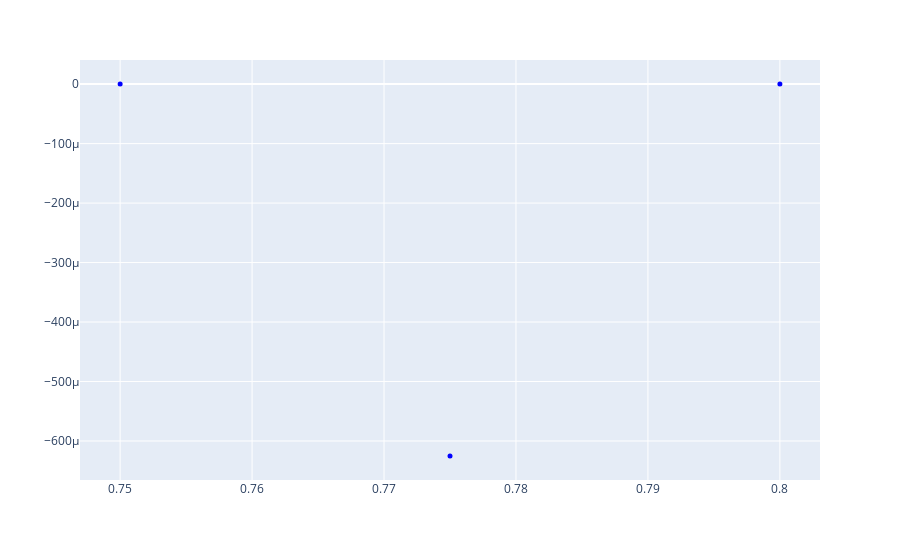

Source (notebook cell):
### Markdown cell above
Для определения минимума и максимума на отрезке $[i; i + 1]$ необходимо рассмотреть значения функции $\omega_2(x)$ в точках экстремума, которые принадлежат отрезку, и на краях отрезка

### Code cell
x_omega2 = [x_points[i_2], x_points[i_2 + 1]] + [float(c) for c in extremes_omega2 if c.is_real and x_points[i_2] <= c <= x_points[i_2 + 1]]
y_omega2 = [float(omega2.subs(x, c)) for c in x_omega2]
omega2_min = min(y_omega2)
omega2_max = max(y_omega2)

print("минимум ω_2 =", omega2_min)
print("максимум ω_2 =", omega2_max)

figure = px.line()
for point in range(len(x_omega2)):
    figure.add_scatter(x=[x_omega2[point]], y=[y_omega2[point]], marker=dict(color="blue", size=5, symbol="circle"))
figure.update_traces(showlegend=False)

figure.show()

### Figure 1 — Plotly figure (JSON) as saved in the notebook; plotly's stock layout.template omitted (floating-point values rounded to 4 significant figures)
{"data": [{"hovertemplate": "<extra></extra>", "legendgroup": "", "line": {"color": "#636efa", "dash": "solid"}, "marker": {"symbol": "circle"}, "mode": "lines", "name": "", "orientation": "v", "showlegend": false, "type": "scatter", "xaxis": "x", "yaxis": "y"}, {"marker": {"color": "blue", "size": 5, "symbol": "circle"}, "showlegend": false, "type": "scatter", "x": [0.75], "y": [0]}, {"marker": {"color": "blue", "size": 5, "symbol": "circle"}, "showlegend": false, "type": "scatter", "x": [0.8], "y": [0]}, {"marker": {"color": "blue", "size": 5, "symbol": "circle"}, "showlegend": false, "type": "scatter", "x": [0.775], "y": [-0.000625]}], "layout": {"legend": {"tracegroupgap": 0}, "margin": {"t": 60}, "xaxis": {"anchor": "y", "domain": [0, 1]}, "yaxis": {"anchor": "x", "domain": [0, 1]}}}
